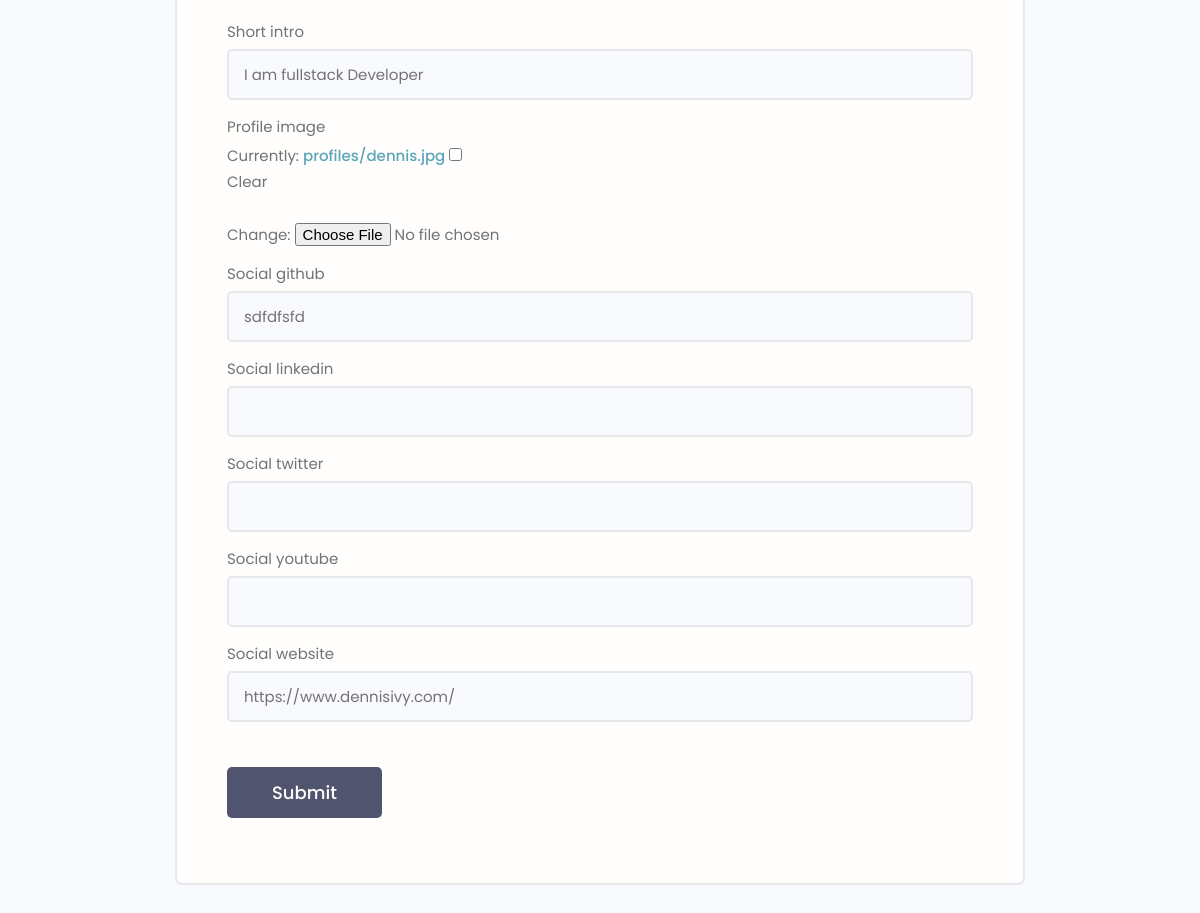
Page /edit-account/ (signed in, lower part) on the earlier database version.
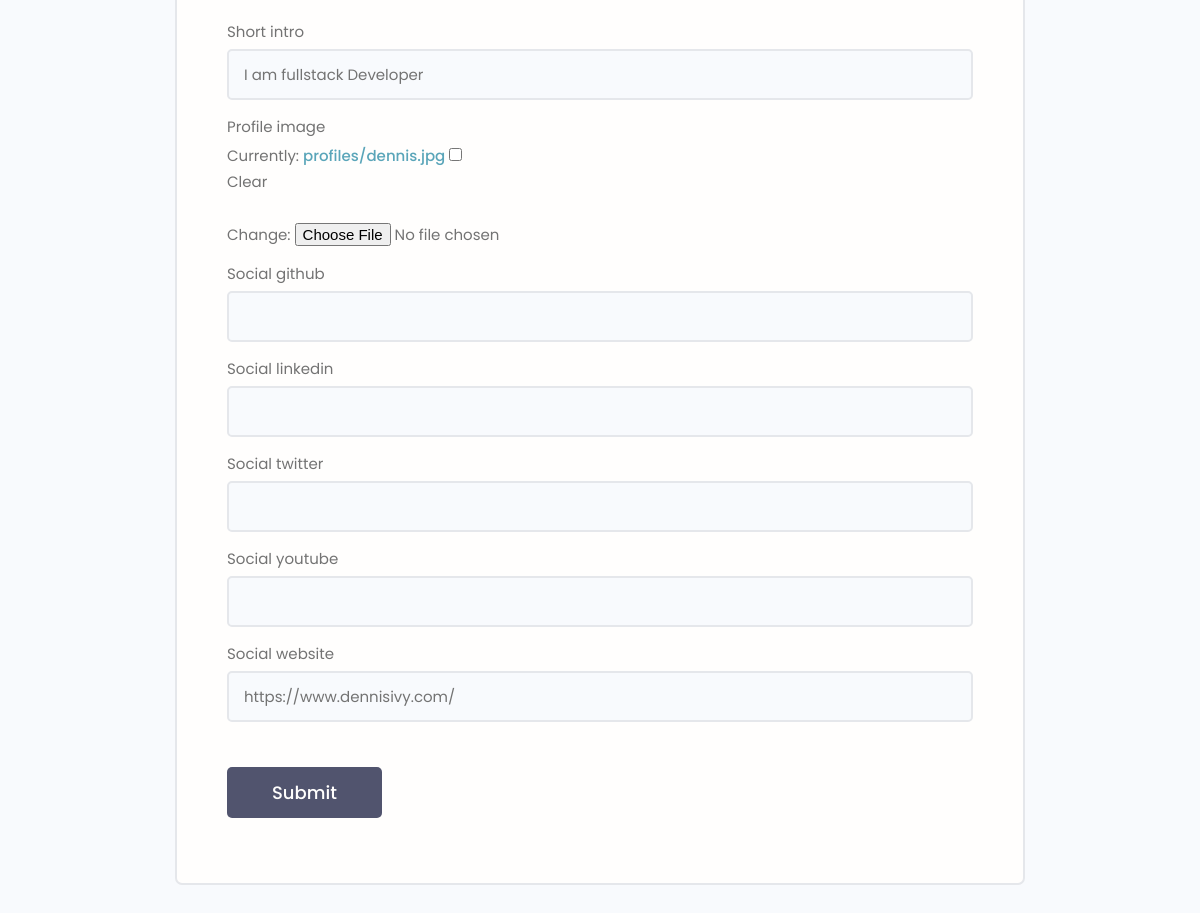
Same page on the later database version.
### users/models.py (models this page shows, shortened)
class Profile(models.Model):
    user = models.OneToOneField(User, on_delete=models.CASCADE, null=True, blank=True)
    name = models.CharField(max_length=200, blank=True, null=True)
    email = models.EmailField(max_length=500, blank=True, null=True)
    username = models.CharField(max_length=200, blank=True, null=True)
    location = models.CharField(max_length=200, blank=True, null=True)
    short_intro = models.CharField(max_length=200, blank=True, null=True)
    bio = models.TextField(blank=True, null=True)
    profile_image = models.ImageField(blank=True, null=True, upload_to='profiles/', default="profiles/user-default.png")
    social_github = models.CharField(max_length=200, blank=True, null=True)
    social_twitter = models.CharField(max_length=200, blank=True, null=True)
    social_linkedin = models.CharField(max_length=200, blank=True, null=True)
    social_youtube = models.CharField(max_length=200, blank=True, null=True)
    social_website = models.CharField(max_length=200, blank=True, null=True)
    created = models.DateTimeField(auto_now_add=True)
    id = models.UUIDField(default=uuid.uuid4, unique=True, primary_key=True, editable=False)

### users/views.py (the view)
# urls.py: path('edit-account/', views.editAccount, name="edit-account"),
@login_required(login_url='login')
def editAccount(request):
    profile = request.user.profile
    form = ProfileForm(instance=profile)
    if request.method == 'POST':
        form = ProfileForm(request.POST, request.FILES, instance=profile)
        if form.is_valid():
            form.save()
            return redirect('account')
    context = {'form': form}
    return render(request, 'users/profile_form.html', context)

### users/forms.py
class ProfileForm(ModelForm):
    class Meta:
        model = Profile
        fields = ['name', 'email', 'username', 'location', 'bio',
                    'short_intro', 'profile_image', 'social_github', 'social_linkedin',
                    'social_twitter', 'social_youtube', 'social_website']
    def __init__(self, *args, **kwargs):
        super(ProfileForm, self).__init__(*args, **kwargs)
        for name, field in self.fields.items():
            field.widget.attrs.update({'class': 'input'})

### users/templates/users/profile_form.html (shortened to what this page needs)
{% extends 'main.html' %}
{% block content %}
<main class="formPage my-xl">
    <div class="content-box">
        <div class="formWrapper">
            <br>
            <form class="form" method="POST" action="{% url 'edit-account' %}", enctype="multipart/form-data">
                {% for field in form %}
                    <div class="form__field">
                        <label for="formInput#text">{{field.label}} </label>
                        {{field}}
                    </div>
                {% endfor %}
                <input class="btn btn--sub btn--lg  my-md" type="submit" value="Submit" />
            </form>
        </div>
    </div>
</main>
{% endblock content %}

Differences in the rows shown:
changed Profile "I am fullstack Developer": social_github "sdfdfsfd" → (not shown)
